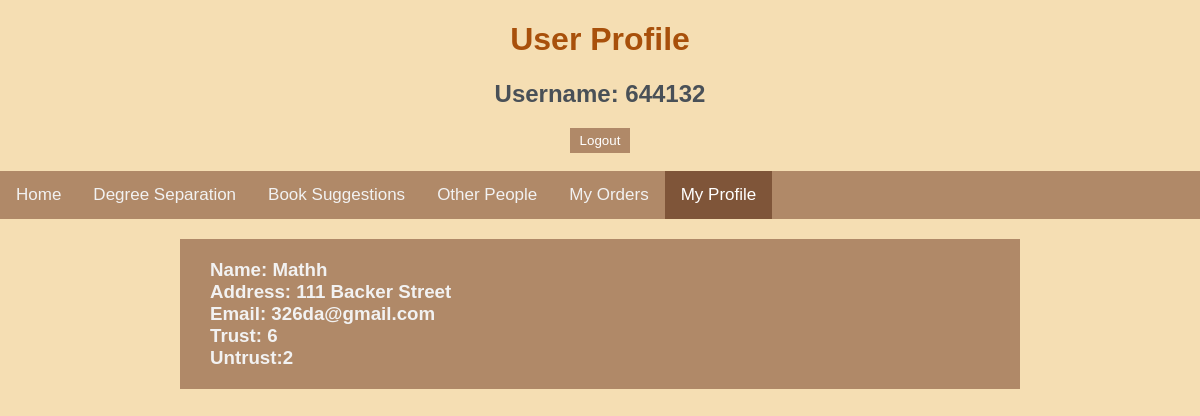
/profile/644132, run on an earlier commit of the app's database.
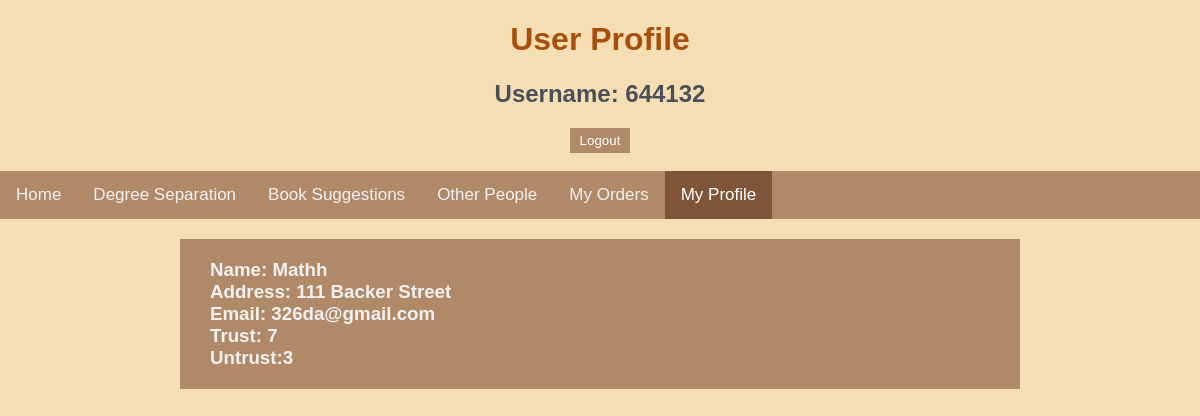
And on a later commit of the database.
### app.py (models this page shows)
class User(db.Model):
    username = db.Column(db.String(20),nullable=False, primary_key=True)
    password = db.Column(db.String(20),nullable=False)
    name = db.Column(db.String(20))
    address = db.Column(db.String(100))
    email = db.Column(db.String(40))
    trust = db.Column(db.Integer,default=0)
    untrust = db.Column(db.Integer,default=0)
    def __repr__(self):
        return '<user %r>' % self.username

### app.py (the view)
@app.route('/profile/<id>')
def profile(id):
    profile=User.query.get_or_404(id)
    return render_template('profile.html',user=profile)

### templates/profile.html (shortened to what this page needs)
{% extends "base.html" %}
{% block body %}
<h1 id=top>User Profile</h1>
<h2 id=top>Username: {{user.username}}</h2>
<div class="toIndex"><form action='/' >
    <input class="button" type="submit" value="Logout"></form></div><br>
<div class="topnav">
    <a href="/main/{{user.username}}">Home</a>
    <a href="/degree/{{user}}">Degree Separation</a>
    <a href="/bookSug/{{user}}">Book Suggestions</a>
    <a href="/alluser/{{user.username}}">Other People</a>
    <a href="/orderInfo/{{user.username}}">My Orders</a>
    <a class="active"  href="/profile/{{user.username}}">My Profile</a>
</div>
<div class="allBook">
        <div class="eachbook">
            <h3 id='eachb'>
                Name: {{user.name}}<br>
                Address: {{user.address}}<br>
                Email: {{user.email}}<br>
                Trust: {{user.trust}}<br>
                Untrust:{{user.untrust}}<br>
            </h3>
        </div>
</div>
{% endblock %}

What changed in the data, as far as the page shows it:
changed User "Mathh": trust "6" → "7"; untrust "2" → "3"
